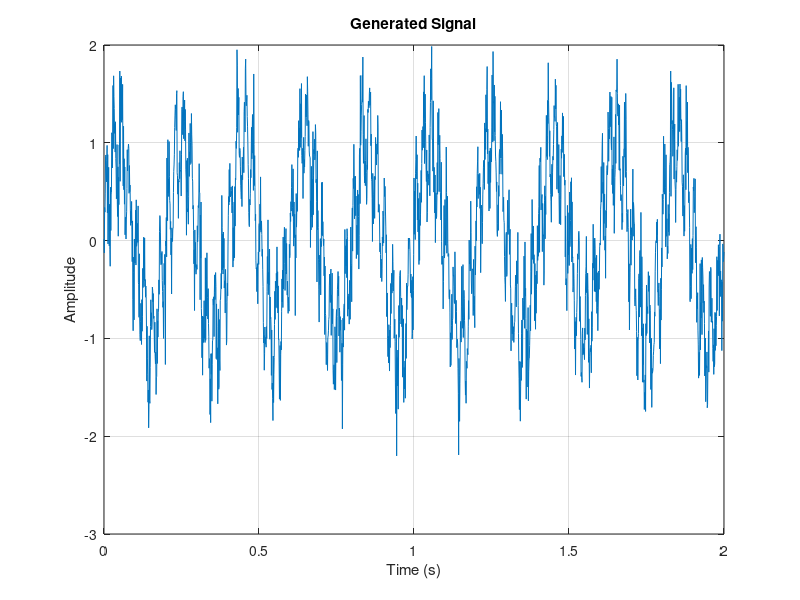
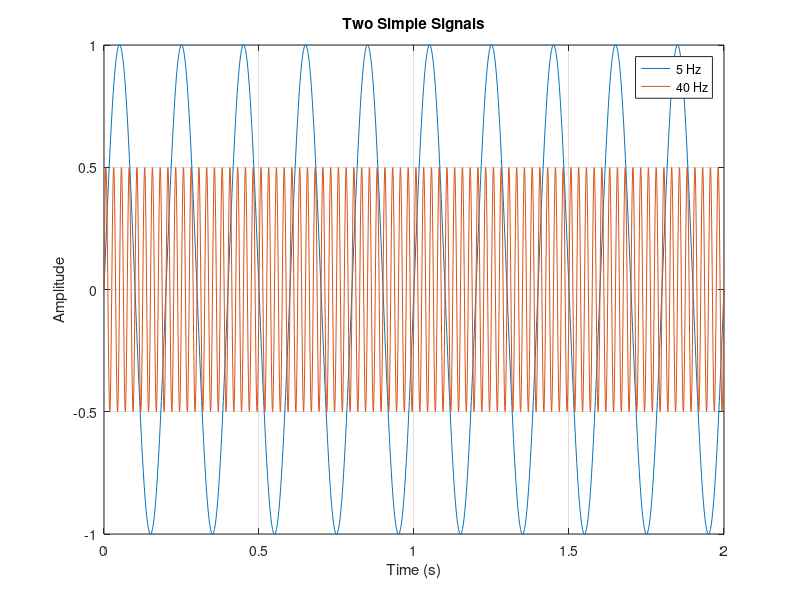

The MATLAB script that drew these images, in order:
clear; clc; close all;

fs = 1000;
t = 0:1/fs:2;

sine1 = sin(2*pi*5*t);
sine2 = 0.5*sin(2*pi*40*t);
noise = 0.25*randn(size(t));

signal = sine1 + sine2 + noise;

figure;
plot(t, signal);
xlabel('Time (s)');
ylabel('Amplitude');
title('Generated Signal');
grid on;

figure;
plot(t, sine1, t, sine2);
xlabel('Time (s)');
ylabel('Amplitude');
legend('5 Hz','40 Hz');
title('Two Simple Signals');
grid on;
